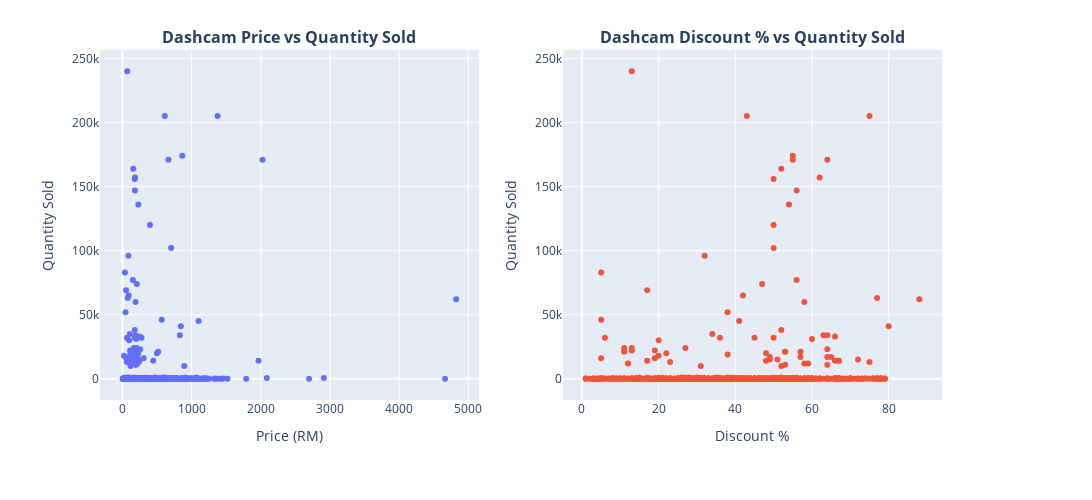

Notebook source saved alongside this figure:
### Code cell
dashfig3_4 = make_subplots(
    rows=1, cols=2,
    subplot_titles=("<b>Dashcam Price vs Quantity Sold</b>",
                    "<b>Dashcam Discount % vs Quantity Sold</b>"))

dashfig3_4.add_trace(go.Scatter(x=df_800['original_price_RM'],
                                y=df_800['quantity_sold'],
                                mode='markers',
                                showlegend=False),
                                row=1,
                                col=1)
dashfig3_4.add_trace(go.Scatter(x=df_800['discount_percent'],
                                y=df_800['quantity_sold'],
                                mode='markers',
                                showlegend=False),
                                row=1,
                                col=2)

dashfig3_4.update_layout(autosize=False,
                      width=1200,
                      height=500,
                      margin=dict(l=100, r=150, b=100, t=50))

dashfig3_4.update_xaxes(title_text="Price (RM)", row=1, col=1)
dashfig3_4.update_xaxes(title_text="Discount %", row=1, col=2)

dashfig3_4.update_yaxes(title_text="Quantity Sold", row=1, col=1)
dashfig3_4.update_yaxes(title_text="Quantity Sold", row=1, col=2)

dashfig3_4.show()

### Figure 1 — Plotly figure (JSON) as saved in the notebook; plotly's stock layout.template omitted (floating-point values rounded to 4 significant figures; data arrays with more than 128 entries replaced by an {"elided": "..."} marker saying what was removed)
{"data": [{"mode": "markers", "showlegend": false, "type": "scatter", "x": {"elided": "800 float values"}, "xaxis": "x", "y": {"elided": "800 int values"}, "yaxis": "y"}, {"mode": "markers", "showlegend": false, "type": "scatter", "x": {"elided": "800 int values"}, "xaxis": "x2", "y": {"elided": "800 int values"}, "yaxis": "y2"}], "layout": {"annotations": [{"font": {"size": 16}, "showarrow": false, "text": "<b>Dashcam Price vs Quantity Sold</b>", "x": 0.225, "xanchor": "center", "xref": "paper", "y": 1, "yanchor": "bottom", "yref": "paper"}, {"font": {"size": 16}, "showarrow": false, "text": "<b>Dashcam Discount % vs Quantity Sold</b>", "x": 0.775, "xanchor": "center", "xref": "paper", "y": 1, "yanchor": "bottom", "yref": "paper"}], "autosize": false, "height": 500, "margin": {"b": 100, "l": 100, "r": 150, "t": 50}, "width": 1200, "xaxis": {"anchor": "y", "domain": [0, 0.45], "title": {"text": "Price (RM)"}}, "xaxis2": {"anchor": "y2", "domain": [0.55, 1], "title": {"text": "Discount %"}}, "yaxis": {"anchor": "x", "domain": [0, 1], "title": {"text": "Quantity Sold"}}, "yaxis2": {"anchor": "x2", "domain": [0, 1], "title": {"text": "Quantity Sold"}}}}
